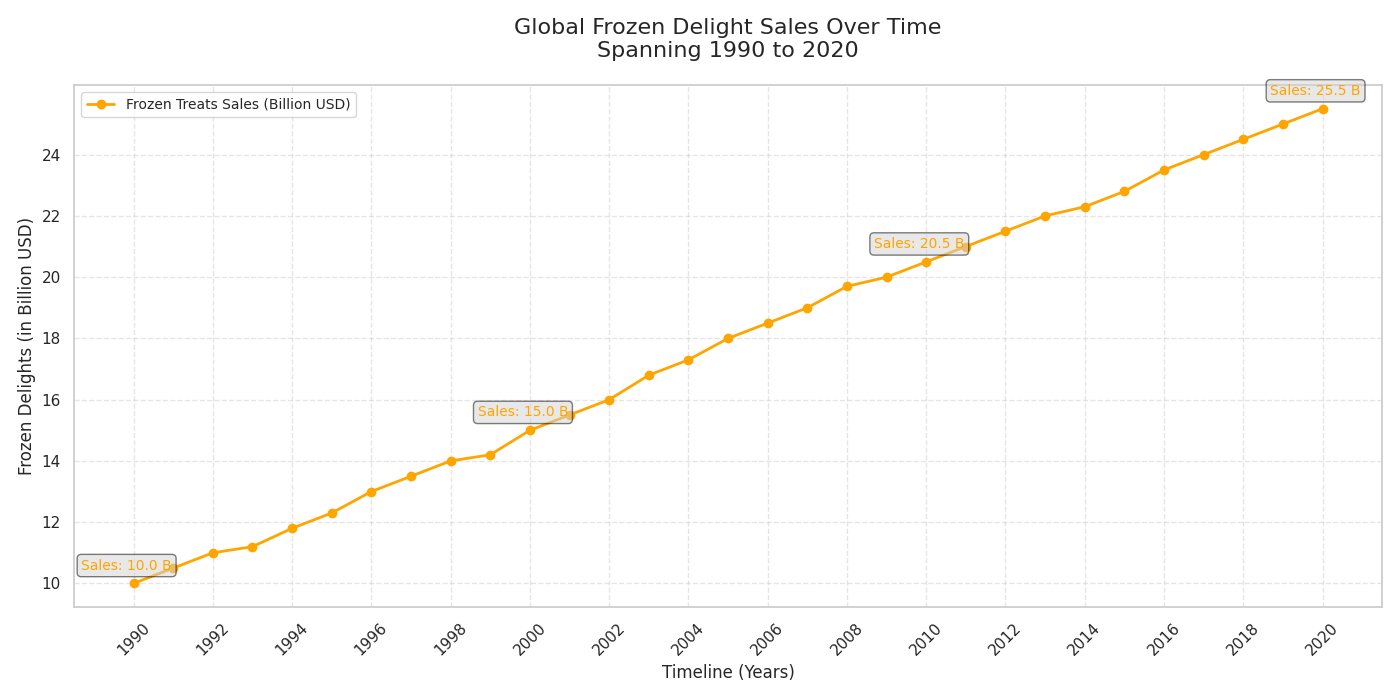

Generate this figure with Python:
import matplotlib.pyplot as plt
import numpy as np

years = np.arange(1990, 2021)
ice_cream_sales = np.array([
    10, 10.5, 11, 11.2, 11.8, 12.3, 13, 13.5, 14, 14.2, 
    15, 15.5, 16, 16.8, 17.3, 18, 18.5, 19, 19.7, 20, 
    20.5, 21, 21.5, 22, 22.3, 22.8, 23.5, 24, 24.5, 25, 
    25.5
])

plt.figure(figsize=(14, 7))
# Changed the legend label
plt.plot(years, ice_cream_sales, color='orange', marker='o', linestyle='-', linewidth=2, markersize=6, label='Frozen Treats Sales (Billion USD)')

highlight_indices = [0, 10, 20, 30]
for i in highlight_indices:
    # Changed value annotation text
    plt.annotate(
        f'Sales: {ice_cream_sales[i]:.1f} B',
        (years[i], ice_cream_sales[i]),
        textcoords="offset points",
        xytext=(-5, 10),
        ha='center',
        fontsize=10,
        color='orange',  
        bbox=dict(boxstyle='round,pad=0.3', edgecolor='black', facecolor='lightgray', alpha=0.5)
    )

# Changed title
plt.title('Global Frozen Delight Sales Over Time\nSpanning 1990 to 2020', fontsize=16, pad=20)
# Changed axis labels
plt.xlabel('Timeline (Years)', fontsize=12)
plt.ylabel('Frozen Delights (in Billion USD)', fontsize=12)
plt.xticks(years[::2], rotation=45)
plt.yticks(np.arange(10, 26, 2))
plt.grid(True, linestyle='--', alpha=0.5)
plt.legend(loc='upper left', fontsize=10)
plt.tight_layout()
plt.show()
